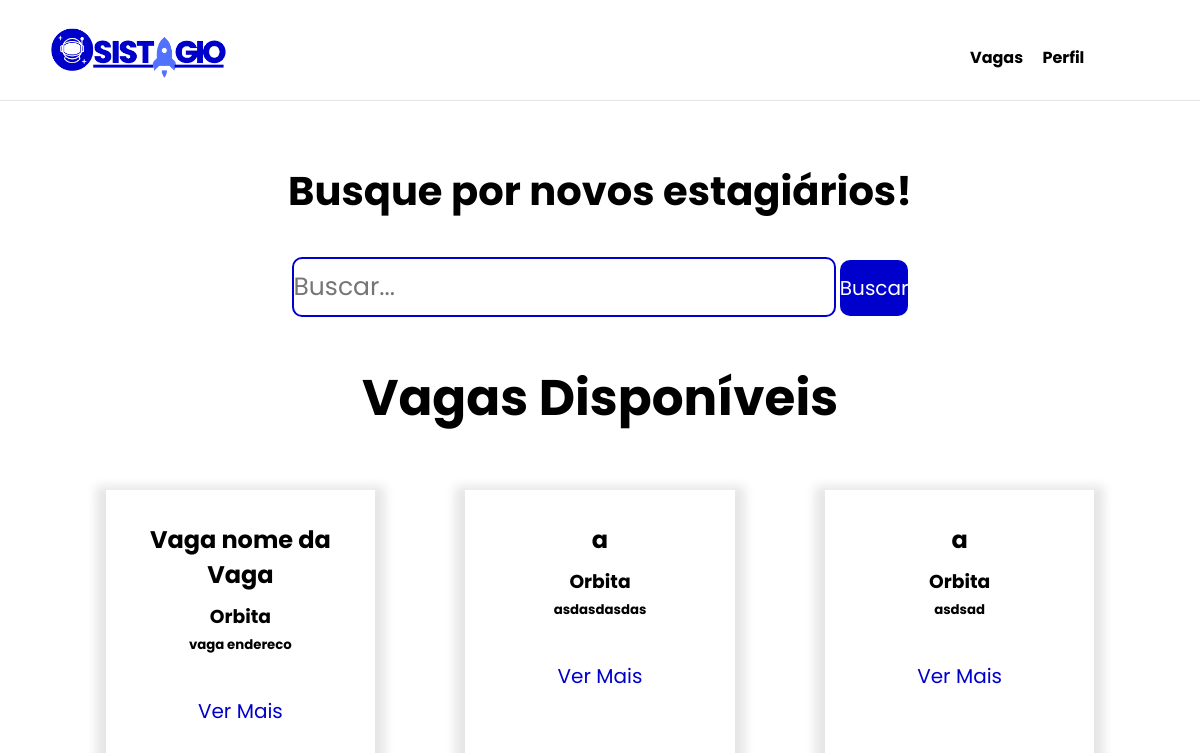
Before: /vagas/ (signed in) with the older database file.
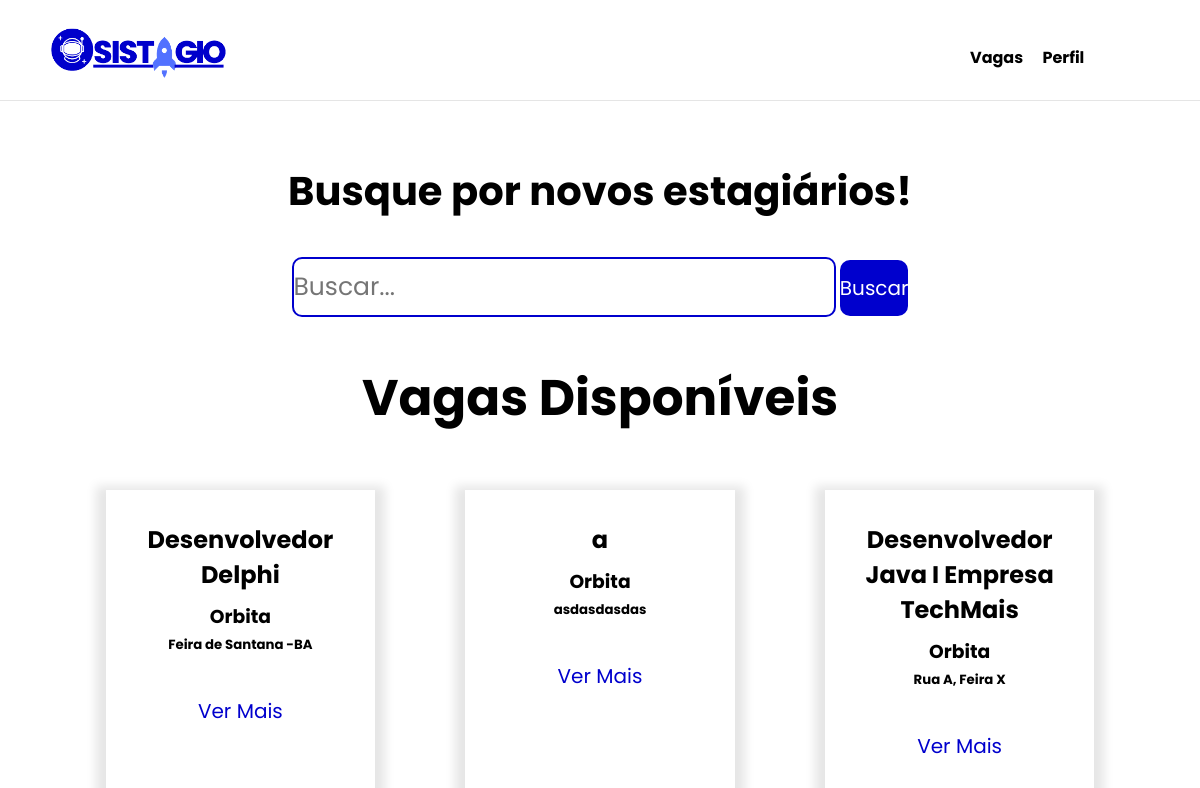
After: the same page with the newer database file.
### post_vagas/models.py (models this page shows, shortened)
class PostVagas(models.Model):
    vag_cod = models.BigAutoField(primary_key=True)
    vag_usuario_fk = models.ForeignKey(User, on_delete=models.CASCADE)
    vag_nome = models.CharField(max_length=50,null=True,blank=True)
    vag_tell = models.CharField(max_length=50,null=True,blank=True)
    vag_email = models.EmailField(max_length=80,null=True,blank=True)
    vag_endereco = models.CharField(max_length=20,null=True,blank=True)
    vag_descricao = models.CharField(max_length=100,null=True,blank=True)
    vag_funcao = models.CharField(max_length=50,null=True,blank=True)
    vag_beneficio = models.CharField(max_length=100,null=True,blank=True)

### post_vagas/views.py (the view)
# urls.py: path('',views.ListaVagas.as_view(),name='homepage'),
class ListaVagas(View):
    template_name = 'post_vagas/vagas.html'
    def setup(self, *args, **kwargs):
        super().setup(*args, **kwargs)
        self.perfil = PerfilUser.objects.filter(per_pessoa_fk=self.request.user).first()
        self.contexto = {
            'vagas': models.PostVagas.objects.all(),
            'perfilUsuario':self.perfil
        }
        self.page = render(self.request, self.template_name, self.contexto)
    def get(self, *args, **kwargs):
        return self.page

### post_vagas/templates/post_vagas/vagas.html (shortened to what this page needs)
{% extends 'base.html' %}
{% load static %}
{% block style %}
<link rel="stylesheet" href="{% static 'vagas.css'%}">{% endblock %}
{% block conteudo %}
{% include 'parcias/_header.html' %}
<main class="main">
{% if perfilUsuario.tipo == 'A' %}
<form class="busca" method="GET" action="{% url 'post_vagas:busca' %}">
    <div class="divBusca">
        <h1 class="titleBusca">Busque por novos estagiários!</h1>
        <div class="itensBusca">
            <input type="text" id="txtBusca" placeholder="Buscar..." name="busca" />
            <button id="btnBusca">Buscar</button>
        </div>
    </div>
</form>
<section class="vagas">
    <h1 class="title-container-vagas">Vagas Disponíveis</h1>
    <div class="containerVagas">
        {% for vaga in vagas %}
        <div class="box-vagas">
            <div class="card-vagas">
                <div class="itens-vagas">
                    <h2 class="vaga_name">{{ vaga.vag_nome}}</h2>
                    <h3 class="title-empresa">{{ vaga.vag_usuario_fk.first_name}}</h3>
                    <h5 class="endereco">{{ vaga.vag_endereco}}</h5>
                </div>
                <div class="itens-btn">
                    <a class=" btn-ver-mais {{vaga.vag_nome}}">Ver Mais</a>
                </div>
            </div>
        </div>
        {% endfor %}
    </div>
</section>
</main>
{%endif%}
{% endblock %}

Changed rows visible on the page:
changed PostVagas: vag_nome "Vaga nome da Vaga" → "Desenvolvedor Delphi"; vag_endereco "vaga endereco" → "Feira de Santana -BA"
changed PostVagas: vag_nome "a" → "Desenvolvedor Java I Empresa TechMais"; vag_endereco "asdsad" → "Rua A, Feira X"
